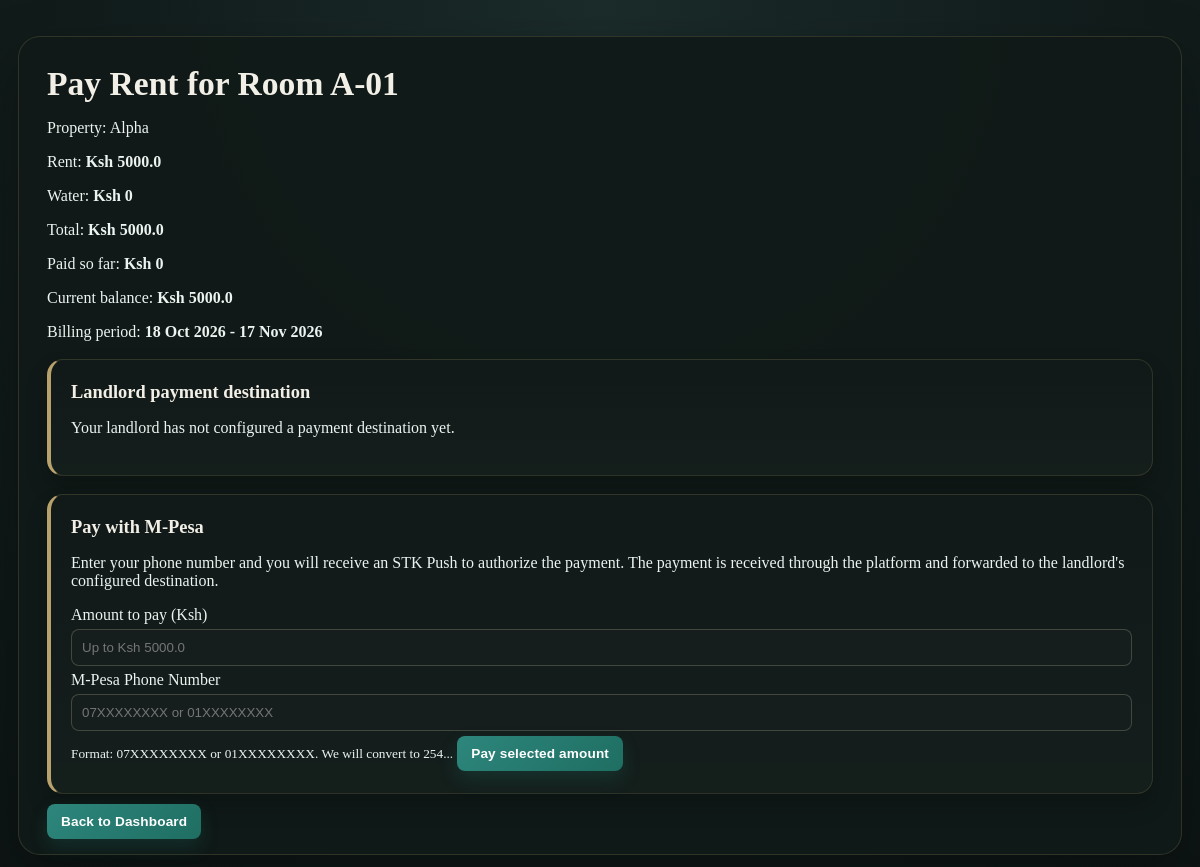
The page /pay_rent/1 (signed in) on the database its author committed.
### app.py (models this page shows)
class Room(db.Model):
    id = db.Column(db.Integer, primary_key=True)
    room_number = db.Column(db.String(20), nullable=False)
    room_type = db.Column(db.String(50), nullable=True)
    rent_amount = db.Column(db.Float, nullable=False)
    is_occupied = db.Column(db.Boolean, default=False)
    property_id = db.Column(db.Integer, db.ForeignKey('property.id'), nullable=False)
    tenant_id = db.Column(db.Integer, db.ForeignKey('user.id'), nullable=True)
    assigned_date = db.Column(db.Date, nullable=True)
    property = db.relationship('Property', backref='rooms')
    tenant = db.relationship('User', backref='room', foreign_keys=[tenant_id])

class Property(db.Model):
    id = db.Column(db.Integer, primary_key=True)
    name = db.Column(db.String(100), nullable=False)
    location = db.Column(db.String(200), nullable=False)
    property_type = db.Column(db.String(50), nullable=True)
    landlord_id = db.Column(db.Integer, db.ForeignKey('user.id'), nullable=False)
    landlord = db.relationship('User', backref='properties')

### app.py (the view)
@app.route('/pay_rent/<int:room_id>', methods=['GET'])
@login_required
def pay_rent(room_id):
    if current_user.role!= 'tenant': return "Access Denied"
    room = Room.query.get_or_404(room_id)
    current_period = get_billing_period(room)
    if not current_period:
        flash('This room has no assignment date.')
        return redirect(url_for('dashboard'))
    period_key = current_period['key']
    summary = get_payment_summary(room, period_key)
    return render_template('pay_rent.html', room=room, landlord=room.property.landlord, water_bill=summary['water_bill'], total_amount=summary['total_amount'], total_paid=summary['total_paid'], balance=summary['balance'], paid=summary['balance'] == 0, current_period=current_period)

### app.py (called while the page is built, shortened)
@login_manager.user_loader
def load_user(user_id):
    return User.query.get(int(user_id))

@app.before_request
def check_subscription_global():
    if session.get('is_super_admin') or not current_user.is_authenticated:
        return None
    if current_user.role != 'landlord' or has_paid_subscription_access(current_user):
        return None

@app.before_request
def enforce_maintenance_mode():
    if not is_maintenance_on() or session.get('role') == 'super_admin':
        return None

def get_billing_period(room, today=None):
    if not room.assigned_date:
        return None
    today = today or date.today()
    months_since_assignment = ((today.year - room.assigned_date.year) * 12 +
                               today.month - room.assigned_date.month)
    months_since_assignment = max(0, months_since_assignment)
    period_start = add_months(room.assigned_date, months_since_assignment)
    if period_start > today:
        period_start = add_months(room.assigned_date, months_since_assignment - 1)
    period_end = add_months(period_start, 1) - timedelta(days=1)
    due_at = datetime.combine(period_end, datetime.max.time())
    return {
        'key': period_start.isoformat(),
        'label': f'{period_start.strftime("%d %b %Y")} - {period_end.strftime("%d %b %Y")}',
        'end_date': period_end,
        'due_at': due_at
    }

def add_months(start_date, months):
    month_index = start_date.month - 1 + months
    year = start_date.year + month_index // 12
    month = month_index % 12 + 1
    day = min(start_date.day, calendar.monthrange(year, month)[1])
    return date(year, month, day)

def get_payment_summary(room, period_key):
    water_bill = WaterBill.query.filter_by(room_id=room.id, month=period_key).first()
    water_amount = water_bill.amount if water_bill else 0
    pending_bills = PendingBill.query.filter_by(room_id=room.id, month=period_key).all()
    pending_total = sum(b.amount for b in pending_bills)
    total_amount = room.rent_amount + water_amount + pending_total
    total_paid = db.session.query(db.func.coalesce(db.func.sum(Payment.amount), 0)).filter_by(room_id=room.id, month=period_key).scalar()
    return {
        'water_bill': water_bill,
        'pending_bills': pending_bills,
        'pending_total': pending_total,
        'total_amount': total_amount,
        'total_paid': total_paid,
        'balance': max(0, total_amount - total_paid),
    }

### maintenance.py (called while the page is built)
def is_maintenance_on():
    return os.path.exists(MAINT_FILE)

### templates/pay_rent.html (shortened to what this page needs)
<!DOCTYPE html>
<html>
<head>
    <link rel="stylesheet" href="{{ url_for('static', filename='style.css') }}">
</head>
<body>
<div class="container">
    <h1>Pay Rent for Room {{ room.room_number }}</h1>
    <p>Property: {{ room.property.name }}</p>
    <p>Rent: <b>Ksh {{ room.rent_amount }}</b></p>
    <p>Water: <b>Ksh {{ water_bill.amount if water_bill else 0 }}</b></p>
    <p>Total: <b>Ksh {{ total_amount }}</b></p>
    <p>Paid so far: <b>Ksh {{ total_paid }}</b></p>
    <p>Current balance: <b>Ksh {{ balance }}</b></p>
    <p>Billing period: <b>{{ current_period.label }}</b></p>
    <div class="property-card">
        <h3>Landlord payment destination</h3>
        {% if not landlord.mpesa_till and not landlord.account_number %}
            <p>Your landlord has not configured a payment destination yet.</p>
        {% endif %}
    </div>
    {% if paid %}
        <div class="flash">This billing period is fully paid ✅</div>
    {% else %}
        <div class="property-card">
            <h3>Pay with M-Pesa</h3>
            <p>Enter your phone number and you will receive an STK Push to authorize the payment. The payment is received through the platform and forwarded to the landlord's configured destination.</p>
            <form method="POST" action="{{ url_for('stk_push', room_id=room.id) }}">
                <label for="amount">Amount to pay (Ksh)</label>
                <input type="number" name="amount" id="amount" min="1" max="{{ balance }}" step="0.01" placeholder="Up to Ksh {{ balance }}" required>
                <label for="phone">M-Pesa Phone Number</label>
                <input type="text" name="phone" id="phone" placeholder="07XXXXXXXX or 01XXXXXXXX" required>
                <small>Format: 07XXXXXXXX or 01XXXXXXXX. We will convert to 254...</small>
                <button type="submit">Pay selected amount</button>
            </form>
        </div>
    {% endif %}
    <a href="{{ url_for('dashboard') }}" class="btn">Back to Dashboard</a>
</div>
</body>
</html>

### static/style.css (style rules this page uses)
body { font-family: Georgia, 'Times New Roman', serif; background: radial-gradient(circle at top, #1b2c2b 0%, #111c1b 48%, #0d1414 100%); margin: 0; padding: 18px; color: #ecf3f1; }
.container { max-width: 1220px; margin: 18px auto; background: rgba(16, 26, 24, 0.94); padding: 28px 28px 24px; border-radius: 22px; box-shadow: 0 22px 60px rgba(0, 0, 0, 0.28); border: 1px solid rgba(194, 170, 113, 0.18); }
h1, h2, h3 { color: #f2efe7; }
h1 { margin: 0; font-size: 2.1rem; }
h3 { margin: 0; font-size: 1.15rem; }
a { color: #3498db; text-decoration: none; }
button, .btn { background: linear-gradient(135deg, #2d867c 0%, #1f6e62 100%); color: white; padding: 10px 14px; border: none; border-radius: 8px; cursor: pointer; font: 700 0.85rem Arial, sans-serif; letter-spacing: 0.01em; box-shadow: 0 8px 18px rgba(38, 121, 109, 0.22); transition: transform 0.15s ease, box-shadow 0.15s ease; }
input, select { padding: 10px; margin: 5px 0; width: 100%; border: 1px solid rgba(208, 200, 170, 0.24); border-radius: 8px; box-sizing: border-box; background: rgba(23, 31, 30, 0.9); color: #eef3f2; }
.property-card { border: 1px solid rgba(206, 181, 119, 0.16); padding: 22px 20px; margin: 18px 0; border-radius: 16px; background: linear-gradient(180deg, rgba(17, 26, 25, 0.98) 0%, rgba(21, 31, 29, 0.96) 100%); box-shadow: 0 12px 22px rgba(0, 0, 0, 0.18); border-left: 4px solid rgba(194, 170, 113, 0.95); }
html { -webkit-text-size-adjust: 100%; scroll-behavior: smooth; }
body { min-width: 320px; overflow-x: hidden; }
button, input, select, textarea { max-width: 100%; }
.container, .property-card, .room-row, .overview-card, .tenant-row { min-width: 0; }

### rows shown on the page
Room: room_number "A-01", rent_amount "5000.0"
Property: property.name "Alpha"

### other values the page prints
{{ water_bill.amount if water_bill else 0 }} "0"
{{ total_amount }} "5000.0"
{{ total_paid }} "0"
{{ balance }} "5000.0"
{{ current_period.label }} "18 Oct 2026 - 17 Nov 2026"
